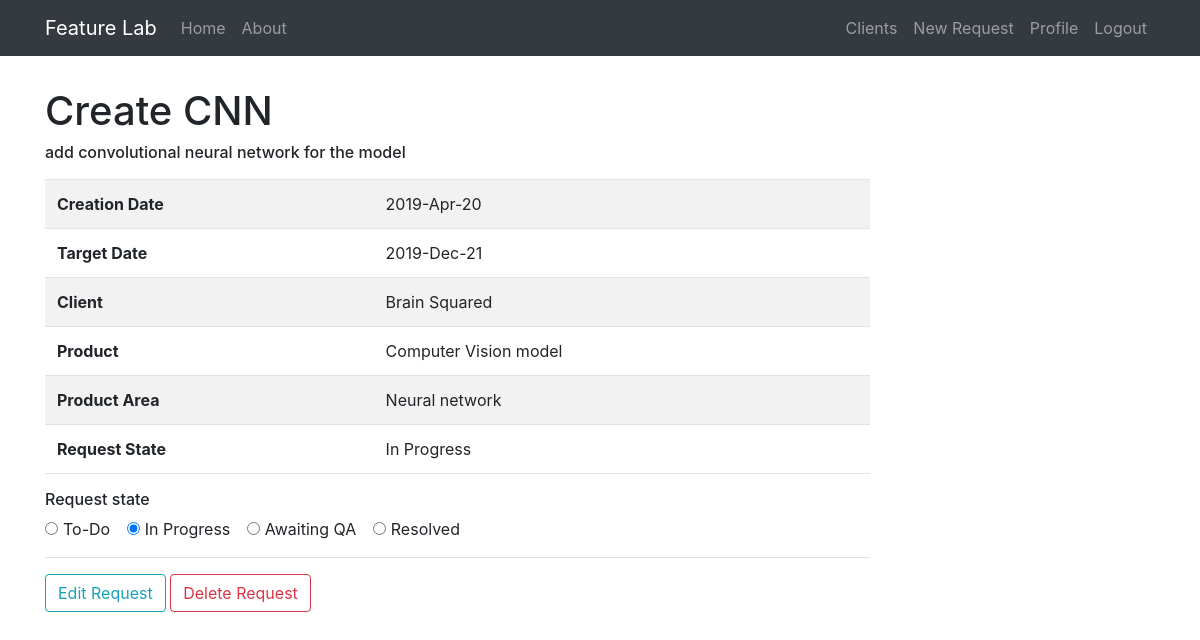
Before: /request/1 (signed in) with the older database file.
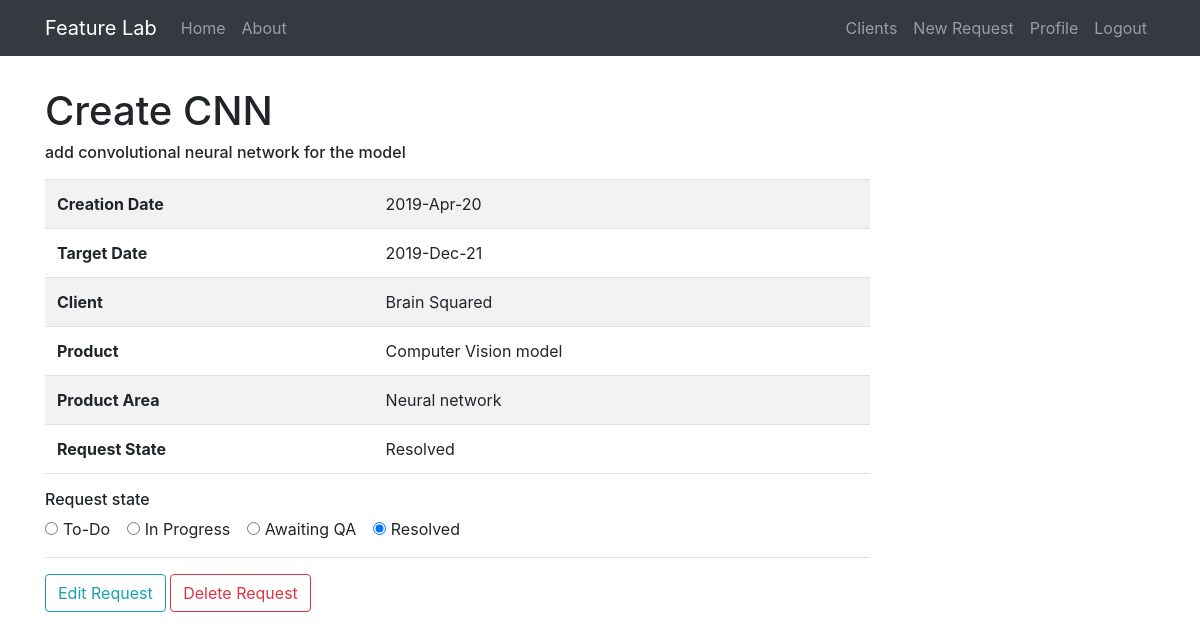
After: the same page with the newer database file.
### feature_lab/models.py (models this page shows, shortened)
class FeatureRequest(db.Model):
    id = db.Column(db.Integer, primary_key=True)
    title = db.Column(db.String(30), unique=True, nullable=False)
    description = db.Column(db.Text(), nullable=False)
    created_at = db.Column(db.DateTime, nullable=False, default=datetime.utcnow)
    target_date = db.Column(db.DateTime, nullable=False)
    product_area = db.Column(db.String())
    product_id = db.Column(db.Integer, db.ForeignKey('product.id'), nullable=False)
    client_id = db.Column(db.Integer, db.ForeignKey('client.id'), nullable=False)
    state = db.Column(db.Enum(FeatureRequestState), default=FeatureRequestState.TODO)

### feature_lab/clients/routes.py (the view)
@clients.route('/request/<int:request_id>')
@login_required
def feature_request(request_id):
    request = FeatureRequest.query.get_or_404(request_id)
    request_states = list(map(lambda s: s, FeatureRequestState))
    return render_template('request.html', request=request, request_states=request_states)

### feature_lab/models.py (called while the page is built)
@login_manager.user_loader
def load_user(user_id):
    return User.query.get(int(user_id))

### feature_lab/templates/request.html (shortened to what this page needs)
{% extends 'layout.html' %}
{% block content %}
    <h1>{{request.title}}</h1>
    <h6 class="pb-2">{{request.description}}</h6>
    <table class="table table-striped border-bottom pb-3">
        <tbody>
            <tr>
                <th scope="row">Creation Date</th>
                <td>{{request.created_at.strftime('%Y-%b-%d')}}</td>
            </tr>
            <tr>
                <th scope="row">Target Date</th>
                <td>{{request.target_date.strftime('%Y-%b-%d')}}</td>
            </tr>
            <tr>
                <th scope="row">Client</th>
                <td>{{request.product.owner.name}}</td>
            </tr>
            <tr>
                <th scope="row">Product</th>
                <td>{{request.product.name}}</td>
            </tr>
            <tr>
                <th scope="row">Product Area</th>
                <td>{{request.product_area}}</td>
            </tr>
            <tr>
                <th scope="row">Request State</th>
                <td>{{request.state.value}}</td>
            </tr>
        </tbody>
    </table>
    <div class="mb-3 pb-3 border-bottom">
        <h6>Request state</h6>
        {% for state in request_states %}
        <div class="form-check-inline">
            <input class="form-check-input" type="radio" name="stateRadios" id="{{state.value.lower().replace(' ', '-')}}"
                   value="{{state.name}}" onclick="handleStateChange('{{state.name}}', {{request.id}})"
                   {% if request.state.name == state.name%} checked {% endif %}>
            <label class="form-check-label" for="exampleRadios1">
                {{state.value}}
            </label>
        </div>
        {% endfor %}
    </div>
    <button class="btn btn-outline-info" onclick="window.location='/request/{{request.id}}/update'">Edit Request</button>
    <button type="button" class="btn btn-outline-danger" data-toggle="modal" data-target="#deleteModal">Delete Request</button>
{% endblock content %}

Changed rows visible on the page:
changed FeatureRequest "Create CNN": state.value "In Progress" → "Resolved"; state "☑" → "☐"; state "☐" → "☑"
